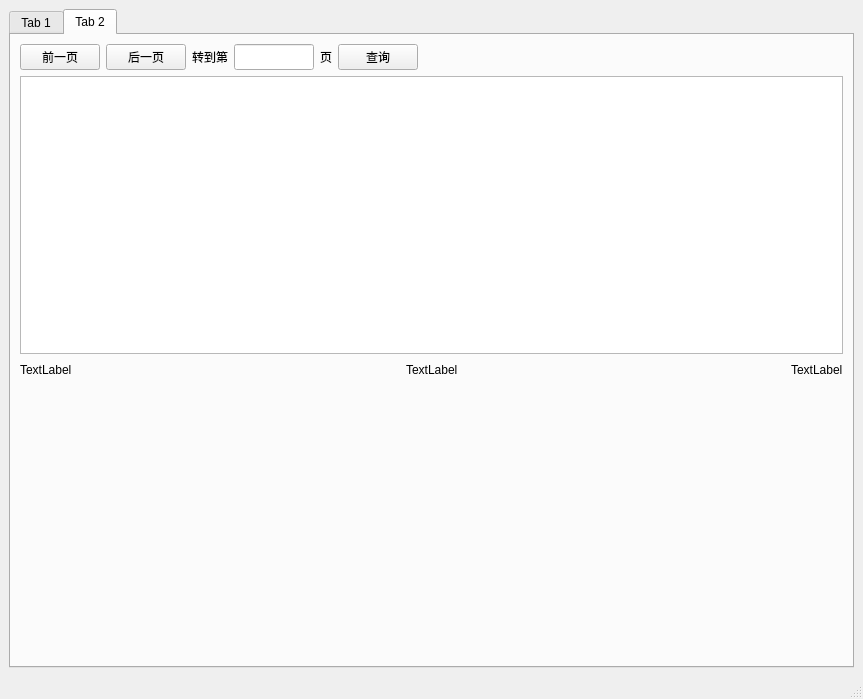
<?xml version="1.0" encoding="UTF-8"?>
<ui version="4.0">
 <class>MainWindow</class>
 <widget class="QMainWindow" name="MainWindow">
  <property name="geometry">
   <rect>
    <x>0</x>
    <y>0</y>
    <width>863</width>
    <height>699</height>
   </rect>
  </property>
  <property name="windowTitle">
   <string>MainWindow</string>
  </property>
  <widget class="QWidget" name="centralwidget">
   <layout class="QHBoxLayout" name="horizontalLayout_3">
    <item>
     <widget class="QTabWidget" name="tabWidget">
      <property name="currentIndex">
       <number>1</number>
      </property>
      <widget class="QWidget" name="tab">
       <attribute name="title">
        <string>Tab 1</string>
       </attribute>
       <layout class="QHBoxLayout" name="horizontalLayout_4">
        <item>
         <layout class="QVBoxLayout" name="verticalLayout_4">
          <item>
           <layout class="QHBoxLayout" name="horizontalLayout">
            <item>
             <layout class="QVBoxLayout" name="verticalLayout_2">
              <item>
               <widget class="QCheckBox" name="checkBox_showdata">
                <property name="text">
                 <string>数据采集</string>
                </property>
               </widget>
              </item>
              <item>
               <widget class="QCheckBox" name="checkBox_showgraph1">
                <property name="text">
                 <string>数据展示</string>
                </property>
                <property name="checked">
                 <bool>false</bool>
                </property>
               </widget>
              </item>
             </layout>
            </item>
            <item>
             <spacer name="horizontalSpacer">
              <property name="orientation">
               <enum>Qt::Horizontal</enum>
              </property>
              <property name="sizeType">
               <enum>QSizePolicy::Maximum</enum>
              </property>
              <property name="sizeHint" stdset="0">
               <size>
                <width>40</width>
                <height>20</height>
               </size>
              </property>
             </spacer>
            </item>
            <item>
             <widget class="GraphicsLayoutWidget" name="graph1" native="true">
              <property name="sizePolicy">
               <sizepolicy hsizetype="Minimum" vsizetype="Minimum">
                <horstretch>0</horstretch>
                <verstretch>0</verstretch>
               </sizepolicy>
              </property>
              <property name="minimumSize">
               <size>
                <width>709</width>
                <height>281</height>
               </size>
              </property>
             </widget>
            </item>
           </layout>
          </item>
          <item>
           <layout class="QHBoxLayout" name="horizontalLayout_2">
            <item>
             <layout class="QVBoxLayout" name="verticalLayout">
              <item>
               <widget class="QLabel" name="label">
                <property name="sizePolicy">
                 <sizepolicy hsizetype="Preferred" vsizetype="Maximum">
                  <horstretch>0</horstretch>
                  <verstretch>0</verstretch>
                 </sizepolicy>
                </property>
                <property name="text">
                 <string>分析指标</string>
                </property>
               </widget>
              </item>
              <item>
               <widget class="QCheckBox" name="checkBox_1">
                <property name="text">
                 <string>A</string>
                </property>
               </widget>
              </item>
              <item>
               <widget class="QCheckBox" name="checkBox_2">
                <property name="text">
                 <string>B</string>
                </property>
               </widget>
              </item>
              <item>
               <widget class="QCheckBox" name="checkBox_3">
                <property name="text">
                 <string>C</string>
                </property>
               </widget>
              </item>
             </layout>
            </item>
            <item>
             <spacer name="horizontalSpacer_2">
              <property name="orientation">
               <enum>Qt::Horizontal</enum>
              </property>
              <property name="sizeType">
               <enum>QSizePolicy::Maximum</enum>
              </property>
              <property name="sizeHint" stdset="0">
               <size>
                <width>40</width>
                <height>20</height>
               </size>
              </property>
             </spacer>
            </item>
            <item>
             <widget class="GraphicsLayoutWidget" name="graph2" native="true">
              <property name="sizePolicy">
               <sizepolicy hsizetype="Fixed" vsizetype="Fixed">
                <horstretch>0</horstretch>
                <verstretch>0</verstretch>
               </sizepolicy>
              </property>
              <property name="minimumSize">
               <size>
                <width>709</width>
                <height>281</height>
               </size>
              </property>
             </widget>
            </item>
           </layout>
          </item>
         </layout>
        </item>
       </layout>
      </widget>
      <widget class="QWidget" name="tab_2">
       <attribute name="title">
        <string>Tab 2</string>
       </attribute>
       <layout class="QVBoxLayout" name="verticalLayout_3">
        <item>
         <layout class="QHBoxLayout" name="horizontalLayout_5">
          <item>
           <widget class="QPushButton" name="prevButton">
            <property name="text">
             <string>前一页</string>
            </property>
           </widget>
          </item>
          <item>
           <widget class="QPushButton" name="nextButton">
            <property name="text">
             <string>后一页</string>
            </property>
           </widget>
          </item>
          <item>
           <widget class="QLabel" name="label_2">
            <property name="text">
             <string>转到第</string>
            </property>
           </widget>
          </item>
          <item>
           <widget class="QLineEdit" name="switchPageLineEdit">
            <property name="sizePolicy">
             <sizepolicy hsizetype="Maximum" vsizetype="Fixed">
              <horstretch>0</horstretch>
              <verstretch>0</verstretch>
             </sizepolicy>
            </property>
            <property name="maximumSize">
             <size>
              <width>80</width>
              <height>80</height>
             </size>
            </property>
           </widget>
          </item>
          <item>
           <widget class="QLabel" name="label_3">
            <property name="text">
             <string>页</string>
            </property>
           </widget>
          </item>
          <item>
           <widget class="QPushButton" name="switchPageButton">
            <property name="text">
             <string>查询</string>
            </property>
           </widget>
          </item>
          <item>
           <spacer name="horizontalSpacer_3">
            <property name="orientation">
             <enum>Qt::Horizontal</enum>
            </property>
            <property name="sizeHint" stdset="0">
             <size>
              <width>40</width>
              <height>20</height>
             </size>
            </property>
           </spacer>
          </item>
         </layout>
        </item>
        <item>
         <widget class="QTableView" name="tableView"/>
        </item>
        <item>
         <layout class="QHBoxLayout" name="horizontalLayout_6">
          <item>
           <widget class="QLabel" name="totalPageLabel">
            <property name="text">
             <string>TextLabel</string>
            </property>
           </widget>
          </item>
          <item>
           <spacer name="horizontalSpacer_4">
            <property name="orientation">
             <enum>Qt::Horizontal</enum>
            </property>
            <property name="sizeHint" stdset="0">
             <size>
              <width>40</width>
              <height>20</height>
             </size>
            </property>
           </spacer>
          </item>
          <item>
           <widget class="QLabel" name="currentPageLabel">
            <property name="text">
             <string>TextLabel</string>
            </property>
           </widget>
          </item>
          <item>
           <spacer name="horizontalSpacer_5">
            <property name="orientation">
             <enum>Qt::Horizontal</enum>
            </property>
            <property name="sizeHint" stdset="0">
             <size>
              <width>40</width>
              <height>20</height>
             </size>
            </property>
           </spacer>
          </item>
          <item>
           <widget class="QLabel" name="totalRecordLabel">
            <property name="text">
             <string>TextLabel</string>
            </property>
           </widget>
          </item>
         </layout>
        </item>
        <item>
         <spacer name="verticalSpacer">
          <property name="orientation">
           <enum>Qt::Vertical</enum>
          </property>
          <property name="sizeHint" stdset="0">
           <size>
            <width>20</width>
            <height>263</height>
           </size>
          </property>
         </spacer>
        </item>
       </layout>
      </widget>
     </widget>
    </item>
   </layout>
  </widget>
  <widget class="QMenuBar" name="menubar">
   <property name="geometry">
    <rect>
     <x>0</x>
     <y>0</y>
     <width>863</width>
     <height>26</height>
    </rect>
   </property>
  </widget>
  <widget class="QStatusBar" name="statusbar"/>
 </widget>
 <customwidgets>
  <customwidget>
   <class>GraphicsLayoutWidget</class>
   <extends>QWidget</extends>
   <header>pyqtgraph</header>
   <container>1</container>
  </customwidget>
 </customwidgets>
 <resources/>
 <connections/>
</ui>
